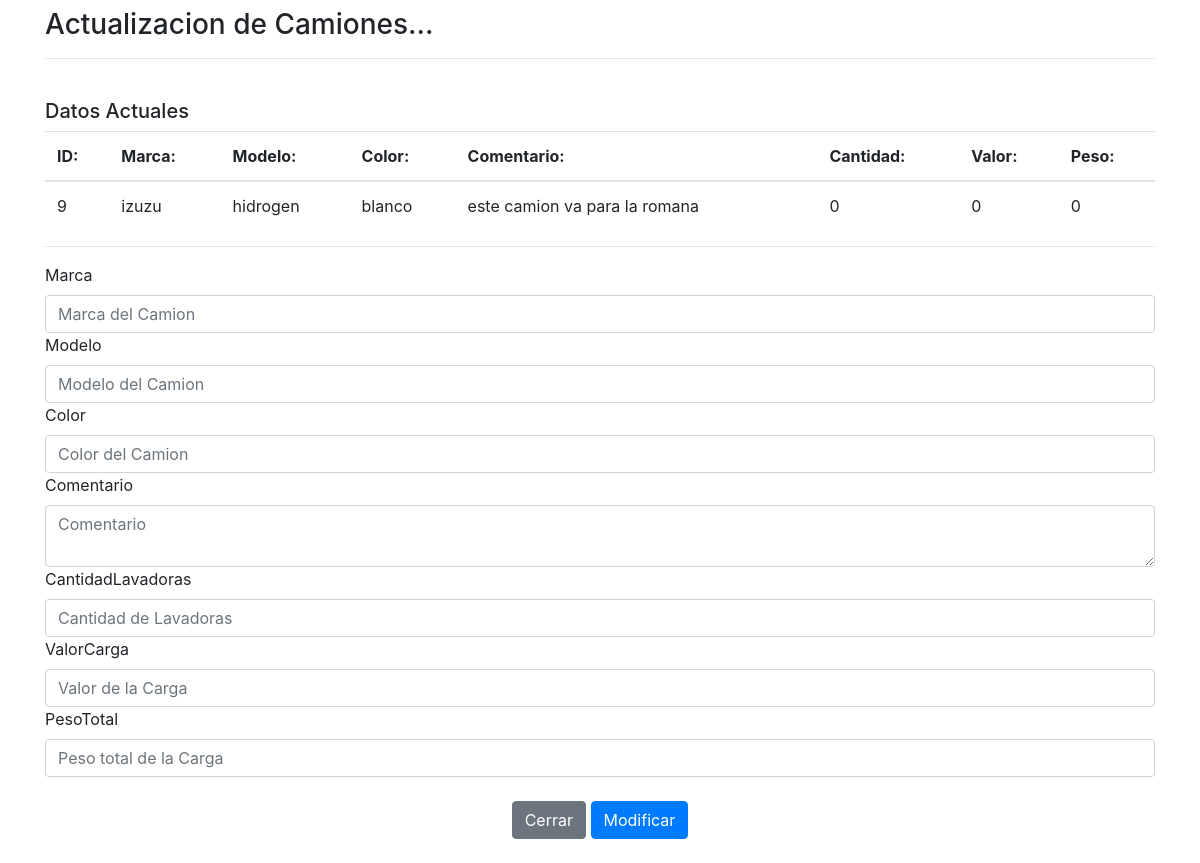
/EditarCamion.php?id=9 (signed in), run on the app's committed database.
### tables this page shows
CREATE TABLE `camiones` (
  `Id` int(11) NOT NULL,
  `Marca` varchar(50) NOT NULL,
  `Modelo` varchar(50) NOT NULL,
  `Color` varchar(50) NOT NULL,
  `Comentario` text NOT NULL,
  `CantidadLavadoras` int(11) NOT NULL,
  `ValorCarga` int(11) NOT NULL,
  `PesoTotal` int(11) NOT NULL,
  `Usuario_Id` int(11) NOT NULL
);

### libreria/conexion.php (called while the page is built, shortened)
<?php
class dbx{
    static $instancia = null;
    static function conectar(){
        if(self::$instancia == null){
            self::$instancia = new dbx(mysqli_connect(DB_HOST,DB_USER,DB_PASS,DB_NAME));
        }
    }
    function __construct($conexion){
            $this->conexion = $conexion;
    }
    static function consulta($sql,$params=[]){
        $rs = mysqli_query(self::$instancia->conexion, $sql);
        $final = [];
        while($fila = mysqli_fetch_object($rs)){
            $final[] = $fila;
        }
        return $final;
    }
}
?>

### EditarCamion.php (the view, shortened to what this page needs)
<?php
if(isset($_GET['id'])){
    $id = $_GET['id'];
    $query2 = "SELECT * FROM camiones WHERE id = $id";
    $datos = dbx::consulta($query2);
}
function asgInput($id, $label, $placeholder, $valor, $extra=[]){
    $type = 'text';
    extract($extra);
    $input = "<input type='{$type}' placeholder='{$placeholder}' class='form-control' name='{$id}' id='{$id}'/> ";
    if($type == 'textarea'){
        $input = "<textarea  placeholder='{$placeholder}' class='form-control' name='{$id}' id='{$id}'></textarea>";
    }
    echo <<<INPUT
        <div>
            <label>{$label}</label>
            {$input}
        </div>
    INPUT;
}
?>
<form action="" method="post" enctype="multipart/form-data">
<?php
    foreach($datos as $fila){
        echo <<<FILA
        <table class="table">
        <br>
        <h5>Datos Actuales</h5>
        <thead>
        <tr>
            <th>ID: </th>
            <th>Marca: </th>
            <th>Modelo: </th>
            <th>Color: </th>
            <th>Comentario: </th>
            <th>Cantidad: </th>
            <th>Valor: </th>
            <th>Peso: </th>
        </tr>
    </thead>
    <tbody>
        <td>{$fila->Id}</td>
        <td>{$fila->Marca}</td>
        <td>{$fila->Modelo}</td>
        <td>{$fila->Color}</td>
        <td>{$fila->Comentario}</td>
        <td>{$fila->CantidadLavadoras}</td>
        <td>{$fila->ValorCarga}</td>
        <td>{$fila->PesoTotal}</td>
    </tbody>
        </table>
        <hr>
    FILA;
    }
    asgInput('Marca','Marca','Marca del Camion','');
    asgInput('Comentario','Comentario','Comentario','',['type'=>'textarea']);
?>
<br>
<div class="text-center">
<a href="index.php" type="submit"  class="btn btn-secondary" >Cerrar</a>
    <button type="submit" name="update" class="btn btn-primary">Modificar</button>
</div>
<br>
</form>

### data on the page
camiones: Id "9", Marca "izuzu", Modelo "hidrogen", Color "blanco", Comentario "este camion va para la romana", CantidadLavadoras "0", ValorCarga "0", PesoTotal "0"

### other printed values
$titulo "Actualizacion de Camiones..."
$label "Marca Modelo Color Comentario CantidadLavadoras ValorCarga PesoTotal"
